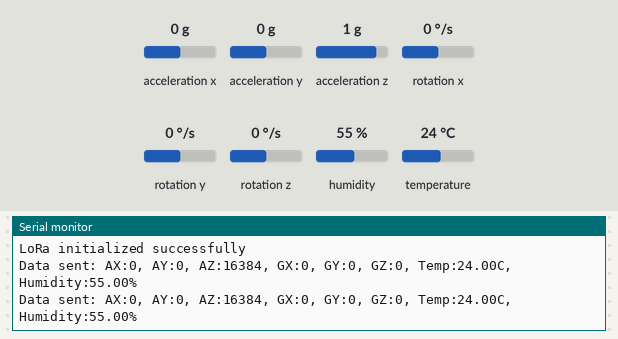
A sketch run on a simulated Arduino Uno, built with avr-gcc and run on an emulated ATmega328P. On the bench: the last lines printed to the serial monitor. The inputs (shaded band) are chosen by the test bench; at power-on: acceleration x 0 g, humidity 55 %, acceleration y 0 g, temperature 24 °C, acceleration z 1 g, rotation x 0 °/s, rotation y 0 °/s, rotation z 0 °/s. No radio packets arrive unless stated.

Above: at 1.3 s.
1.4 s: acceleration x set to -1.4 g
At 2.8 s:
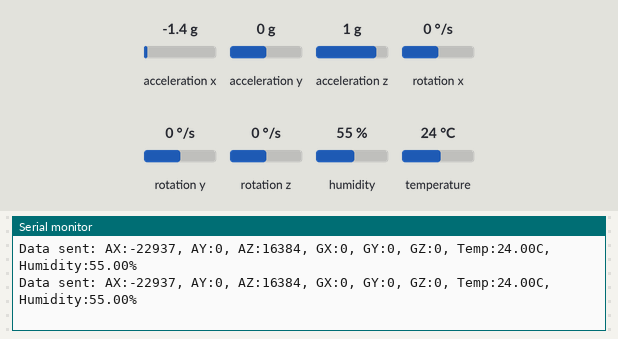
2.9 s: humidity set to 22 %
At 4.0 s:
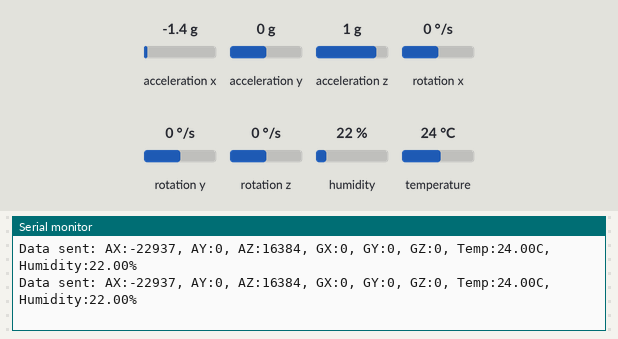
4.4 s: acceleration y set to -1.4 g
At 5.5 s:
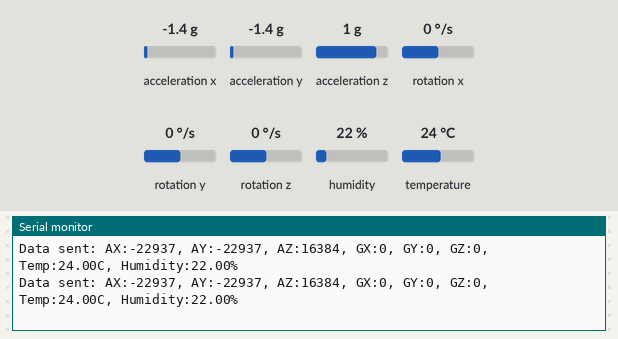
5.9 s: temperature set to 12 °C
At 6.37 s:
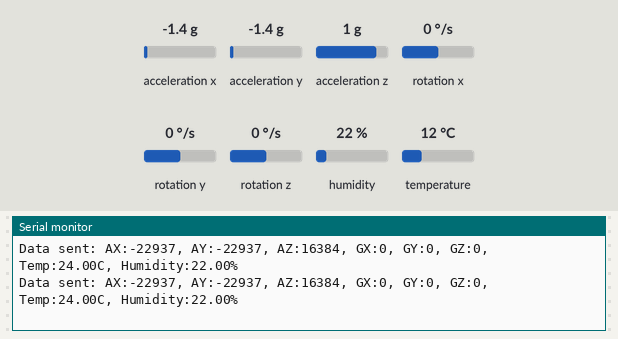
7.4 s: acceleration z set to -1.4 g
At 8.0 s:
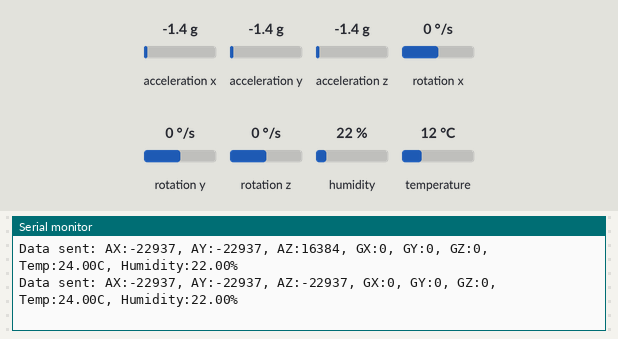
8.9 s: rotation x set to -192 °/s
At 9.37 s:
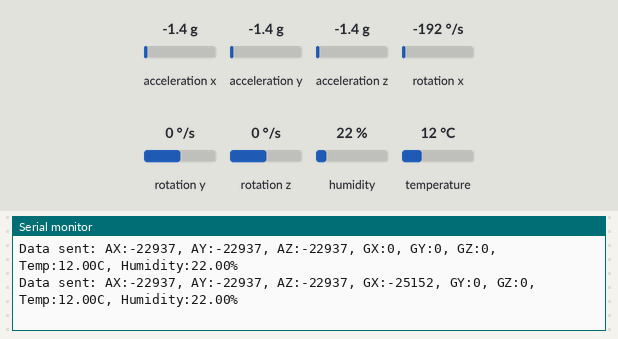

The sketch:

lora_transmission_dht11_mpu.ino
```cpp
#include <Wire.h>
#include <MPU6050.h>
#include <LoRa.h>
#include <DHT.h>


#define DHTPIN 4
#define DHTTYPE DHT11
DHT dht(DHTPIN, DHTTYPE);

const int MPU6050InterruptPin = 3;

MPU6050 mpu;

unsigned long previousMillis = 0;
const long interval = 500;

void setup() {

  Wire.begin();
  Serial.begin(9600);

  mpu.initialize();
  pinMode(MPU6050InterruptPin, INPUT);
  if (mpu.testConnection()) {
    Serial.println("MPU6050 connection successful");
  } else {
    Serial.println("MPU6050 connection failed");
  }

  dht.begin();

  if (!LoRa.begin(433E6)) {
    Serial.println("LoRa initialization failed");
    while (1);
  }
  Serial.println("LoRa initialized successfully");
}

void loop() {
  unsigned long currentMillis = millis();

  if (currentMillis - previousMillis >= interval) {
    previousMillis = currentMillis;

    // Read MPU6050 data
    int16_t ax, ay, az;
    int16_t gx, gy, gz;
    mpu.getMotion6(&ax, &ay, &az, &gx, &gy, &gz);

    float humidity = dht.readHumidity();
    float temperature = dht.readTemperature();

    String data = String("AX:") + ax + ", AY:" + ay + ", AZ:" + az;
    data += String(", GX:") + gx + ", GY:" + gy + ", GZ:" + gz;
    data += String(", Temp:") + temperature + "C, Humidity:" + humidity + "%";

    LoRa.beginPacket();
    LoRa.print(data);
    LoRa.endPacket();


    Serial.println("Data sent: " + data);
  }
}

 /*
MPU6050:
VCC  -> 3.3V or 5V
GND  -> GND
SDA  -> A4
SCL  -> A5
INT  -> D2 (op)

DHT11:
VCC  -> 5V
GND  -> GND
DATA -> D7

LoRa Module:
VCC  -> 3.3V
GND  -> GND
NSS  -> D10
SCK  -> D13
MISO -> D12
MOSI -> D11
RST  -> D9
DIO0 -> D2
*/
```

Measured:
- after the input at 1.4 s, the serial monitor: prints a new line after 0.17 s (image 1)
- after the input at 2.9 s, the serial monitor: prints a new line after 0.19 s (image 2)
- after the input at 4.4 s, the serial monitor: prints a new line after 0.17 s (image 3)
- after the input at 7.4 s, the serial monitor: prints a new line after 0.17 s (image 5)
- after the input at 8.9 s, the serial monitor: prints a new line after 0.17 s (image 6)
